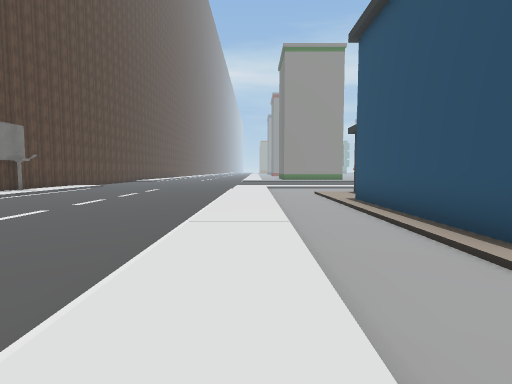
view 1 (above)

21 first-person views from a walk through a Unity game level. The camera is 1.5 m above the floor, tilts 4° down and sees 80° across. The floor is counted in squares, 2 m on a side. Each view is taken from the middle of a square. On the plan, view 1 faces up. The plan holds only what a view shows up to about 10 squares ahead; the rest is blank. The place goes on beyond the plan. The player character is not drawn. Some animated figures are not drawn. Some surface patterns are stand-ins.

view 2
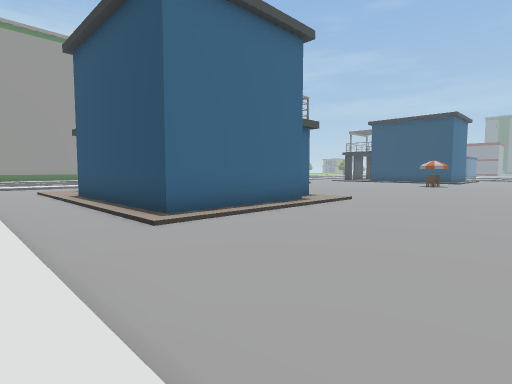

view 3
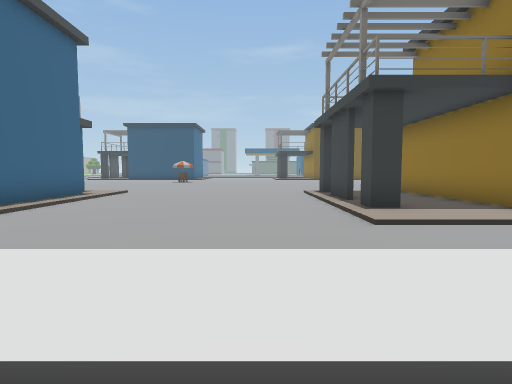

view 4
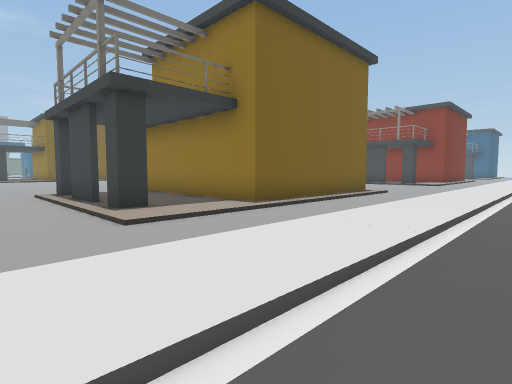

view 5
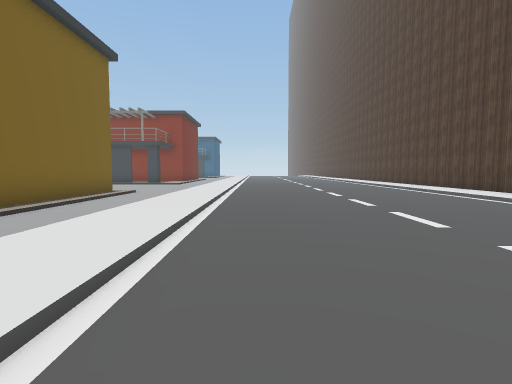

view 6
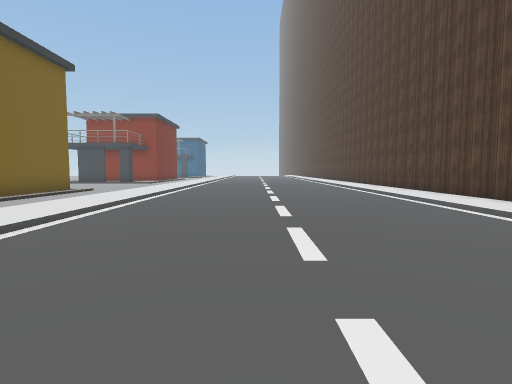

view 7
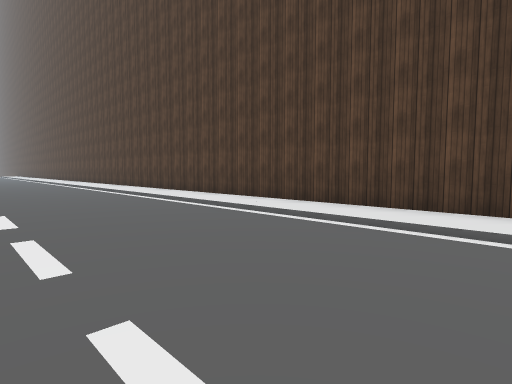

view 8
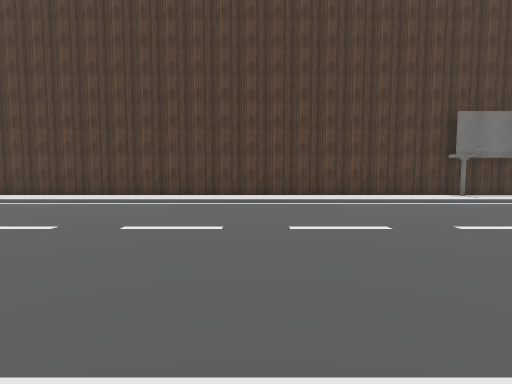

view 9
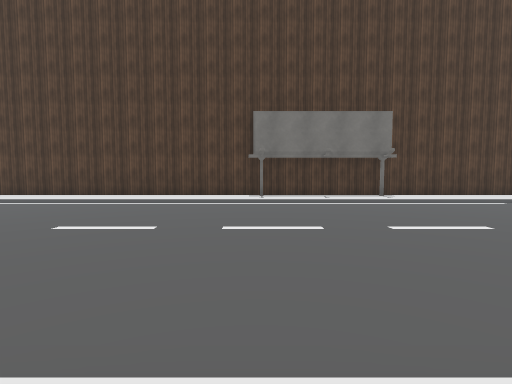

view 10
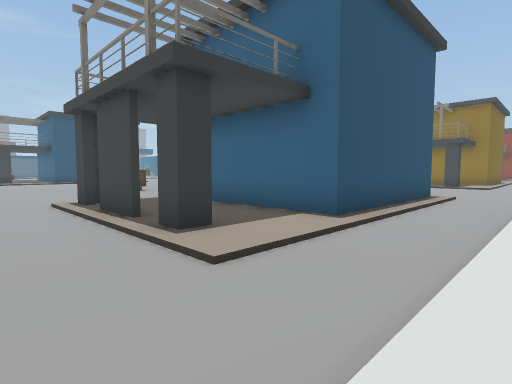

view 11
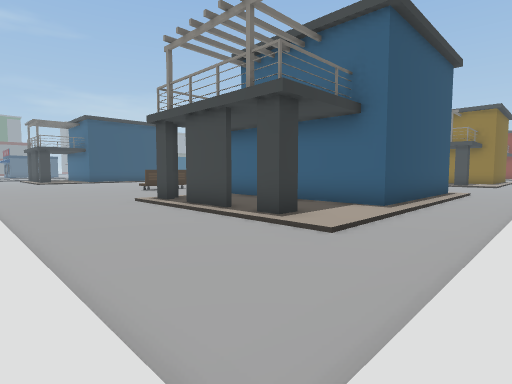

view 12
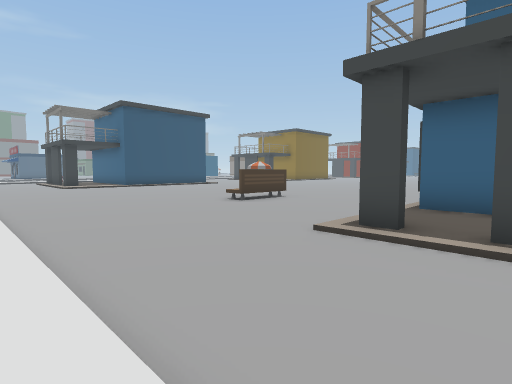

view 13
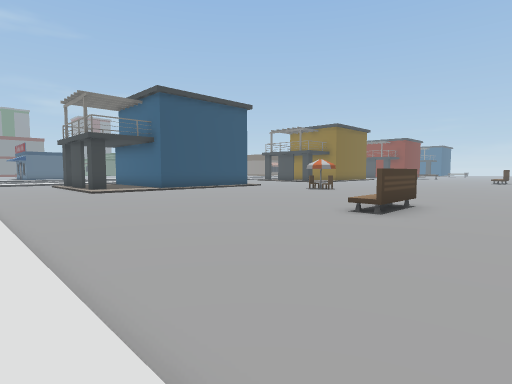

view 14
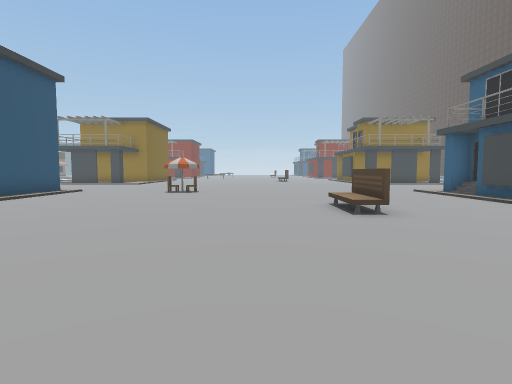

view 15
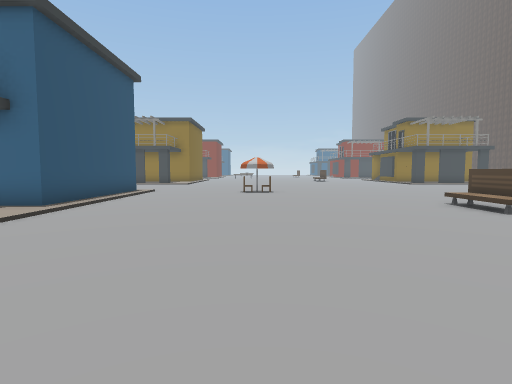

view 16
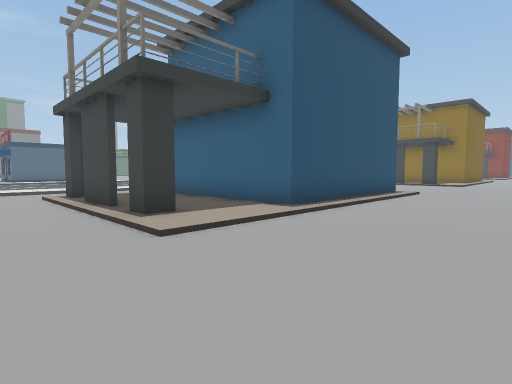

view 17
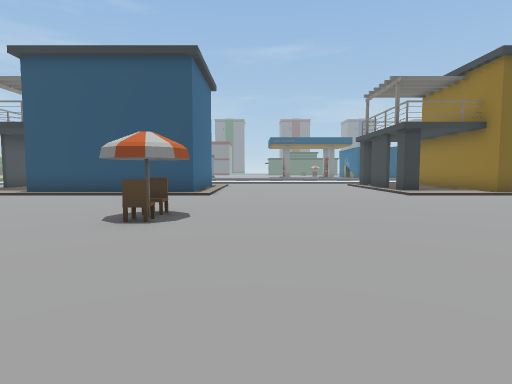

view 18
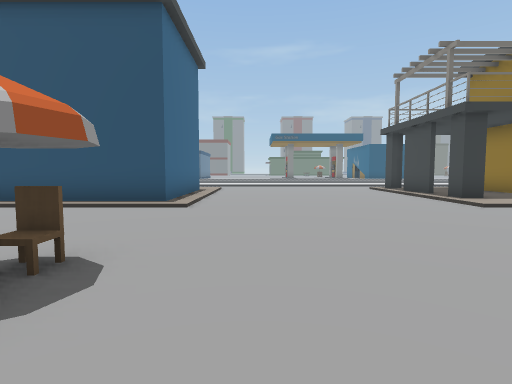

view 19
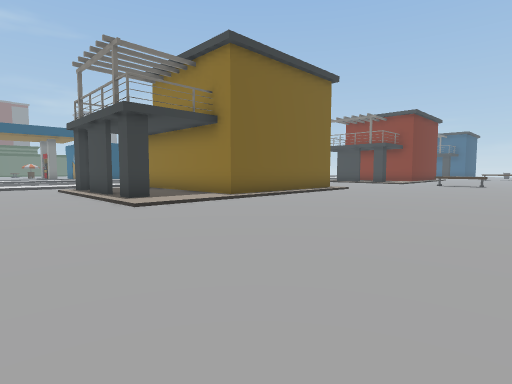

view 20
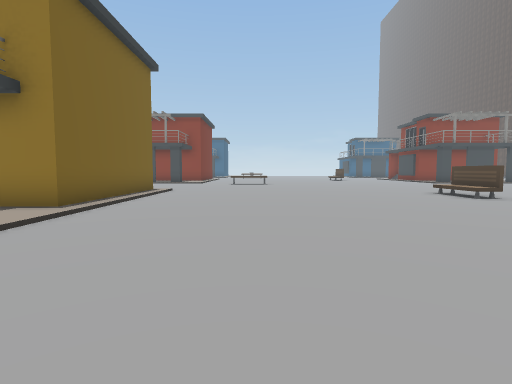

view 21
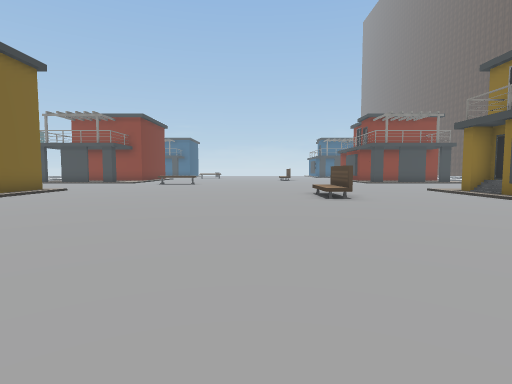

### Floor plan
Key: @ floor where view 1 was taken; # wall or solid block; x gap in a wall; . main floor; : floor 0.25 m higher than the main floor; / step, stairs or slope; B bench; O other object.
Columns run from 10 left of view 1 to 26 right of it. Each row starts with its distance up from view 1.
 15 #:/       ::::::::::::::::  :
 14 #:/.      :......................
 13 #:/..     :........................
 12 #O/....   :..........................
 11 #:/.....  :./:#x#:#............./:#x#
 10 #:/....../:./::::::............./::::
  9 #:/....../:./::::::....B......../::::
  8 #//....../:./######....B......../####
  7 #:/....../:./#    #....B......../#
  6 #:/....../:./#    #............./#
  5 #:/....../:./#    /............./#
  4 #:/....../:./#   ##  ...  ....../#
  3 #:/....../:./#####:  ..  ...O.../####
  2 #:/....../:..........   .............
  1 #:/....../:........... ..............
  0 #:/...... @............ .............
 -1 #:/..... /:............  ............
 -2 #:/....../:........     .............
 -3 #:/....../:..........  ..............
 -4 #:/....../:./:#x#:#.. ........../:#x#
 -5 #:/....../:./::::::  .........../::::
 -6 #:/....../:./:::::   .........../:::
 -7 #:/....../:./###### ............/####
 -8 #:/....../:./#    #............./#
 -9 #:/....../:./#    #....B......../#
-10 #:/....../:./#    /....B......../#
-11 #:/....../:./#   ##....B......../#
-12 #:/....../:./#             ...

Where each view was taken, in squares from view 1:
view 1: 0 up, 0 right, facing up
view 2: 2 down, 0 right, facing up-right
view 3: 2 down, 2 left, facing right
view 4: 2 down, 2 left, facing down-right
view 5: 2 down, 2 left, facing down
view 6: 1 down, 4 left, facing down
view 7: 1 down, 4 left, facing down-left
view 8: 2 up, 0 right, facing left
view 9: 8 up, 0 right, facing left
view 10: 13 up, 0 right, facing down-right
view 11: 15 up, 0 right, facing down-right
view 12: 15 up, 6 right, facing down-right
view 13: 15 up, 10 right, facing down-right
view 14: 15 up, 15 right, facing down
view 15: 15 up, 18 right, facing down
view 16: 13 up, 19 right, facing down-right
view 17: 1 up, 13 right, facing right
view 18: 1 up, 16 right, facing right
view 19: 1 down, 16 right, facing down-right
view 20: 1 down, 19 right, facing down
view 21: 1 down, 15 right, facing down
